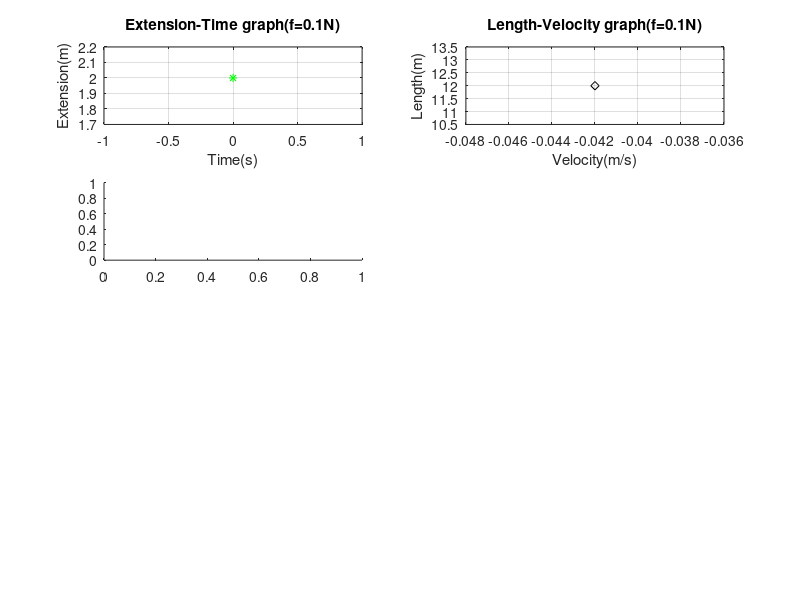

The MATLAB source for this figure: (Note: this script raises an error after producing the figure.)
%The sub-question of giving the information of friction is 0.1N
k1=1;    %spring constant
L01=10;  %original length of spring
m1=0.1;  %mass of block
Vo1=0;   %initial velocity of block
X1=2;    %extension of spring 
Ep1=0.5*k1*X1.^2;  %elastic potential energy   
Ek1=0;   %kinetic energy
dt1=0.002;   %the fixed time interval 
Ff1=0.1; %the friction given by the question
af1=Ff1/m1;%the acceleration caused by friction 

for t1=0:dt1:10;
    a1=-k1*X1/m1;   
    if Vo1<0     %when the block moves to left, there are decceleration
        af1=-Ff1/m1;
    end
    
    if Vo1>0     %when the block moves to right, there are acceleration
        af1=Ff1/m1;
    end
    Vo1= Vo1+(a1-af1)*dt1%velocity changes in every 'dt's with respect to 2acceleration(Elastic&Friction)
    X1= X1+Vo1*dt1;     %displacement changes with corresponding to velocity
    L1=L01+X1;         %length changes with corresponding to displacement
    Ep1=0.5*k1*X1.^2;  %elastic potential energy changes with corresponding to displacement 
    Ek1=0.5*m1*Vo1.^2; %kinetic energy changes with corresponding to velocity
    Et1=Ep1+Ek1;       %total energy is equal to the addition of elastic potential energy and kinetic energy
  
  subplot(4,2,1);   %draw the extension-time graph
  plot(t1,X1,'g:*');    
  xlabel('Time(s)');
  ylabel('Extension(m)');
  title('Extension-Time graph(f=0.1N)')
  hold on;
  grid on;
  
  
  subplot(4,2,2);   %draw the length-velocity graph
  plot(Vo1,L1,'k:diamond');
  xlabel('Velocity(m/s)');
  ylabel('Length(m)');
  title('Length-Velocity graph(f=0.1N)')
  hold on;
  grid on;
  
  subplot(4,2,3);   %draw the length-elastic potential energy graph
  plot(Ep1,L1,'r:X');
  xlabel('Elastic potential energy(J)');
  ylabel('Length(m)');
  title('Length-Elastic potential energy graph(f=0.1N)')
  hold on;
  grid on;
    
  subplot(4,2,4);   %draw the total energy-length graph
  plot(L1,Et1,'m:O');
  xlabel('Length(m)');
  ylabel('Total Energy(J)');
  title('Total energy-Length graph(f=0.1N)')
  axis([0,15,0,5]);
  hold on;
  grid on;
end;

%The sub-question of giving the information of friction is 0.5N
k2=1;    %spring constant
L02=10;  %original length of spring
m2=0.1;  %mass of block
Vo2=0;   %initial velocity of block
X2=2;    %extension of spring 
Ep2=0.5*k2*X2.^2;  %elastic potential energy   
Ek2=0;   %kinetic energy
dt2=0.002;   %the fixed time interval 
Ff2=0.5;    %the friction given by the question
af2=Ff1/m2;   %the acceleration caused by friction 

for t2=0:dt2:10;
    a2=-k2*X2/m2;   
    if Vo2<0     %when the block moves to left, there are decceleration
        af2=-Ff2/m2;
    end
    
    if Vo2>0     %when the block moves to right, there are acceleration
        af2=Ff2/m2;
    end
    Vo2= Vo2+(a2-af2)*dt2%velocity changes in every 'dt's with respect to 2acceleration(Elastic&Friction)
    X2= X2+Vo2*dt2;     %displacement changes with corresponding to velocity
    L2=L02+X2;         %length changes with corresponding to displacement
    Ep2=0.5*k2*X2.^2;  %elastic potential energy changes with corresponding to displacement 
    Ek2=0.5*m2*Vo2.^2; %kinetic energy changes with corresponding to velocity
    Et2=Ep2+Ek2;       %total energy is equal to the addition of elastic potential energy and kinetic energy
  
  subplot(4,2,5);   %draw the extension-time graph
  plot(t2,X2,'g:*');    
  xlabel('Time(s)');
  ylabel('Extension(m)');
  title('Extension-Time graph(f=0.5N)')
  hold on;
  grid on;
  
  
  subplot(4,2,6);   %draw the length-velocity graph
  plot(Vo2,L2,'k:diamond');
  xlabel('Velocity(m/s)');
  ylabel('Length(m)');
  title('Length-Velocity graph(f=0.5N)')
  hold on;
  grid on;
  
  subplot(4,2,7);   %draw the length-elastic potential energy graph
  plot(Ep2,L2,'r:X');
  xlabel('Elastic potential energy(J)');
  ylabel('Length(m)');
  title('Length-Elastic potential energy graph(f=0.5N)')
  hold on;
  grid on;
    
  subplot(4,2,8);   %draw the total energy-length graph
  plot(L2,Et2,'m:O');
  xlabel('Length(m)');
  ylabel('Total Energy(J)');
  title('Total energy-Length graph(f=0.5N)')
  axis([0,15,0,5]);
  hold on;
  grid on;
end;
